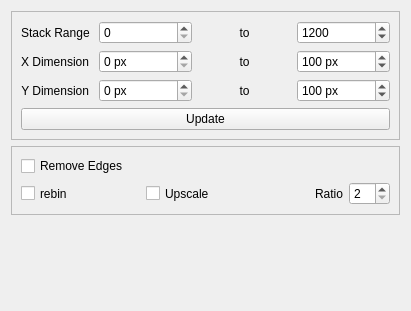
         <widget class="QWidget" name="page">
          <property name="geometry">
           <rect>
            <x>0</x>
            <y>0</y>
            <width>411</width>
            <height>311</height>
           </rect>
          </property>
          <attribute name="label">
           <string>Adjust Image Dimensions</string>
          </attribute>
          <layout class="QGridLayout" name="gridLayout_21">
           <item row="0" column="0">
            <widget class="QFrame" name="frame_7">
             <property name="sizePolicy">
              <sizepolicy hsizetype="Minimum" vsizetype="Preferred">
               <horstretch>0</horstretch>
               <verstretch>0</verstretch>
              </sizepolicy>
             </property>
             <property name="styleSheet">
              <string notr="true"/>
             </property>
             <property name="frameShape">
              <enum>QFrame::StyledPanel</enum>
             </property>
             <property name="frameShadow">
              <enum>QFrame::Raised</enum>
             </property>
             <layout class="QGridLayout" name="gridLayout_30">
              <item row="0" column="0">
               <layout class="QGridLayout" name="gridLayout_17">
                <property name="sizeConstraint">
                 <enum>QLayout::SetMinimumSize</enum>
                </property>
                <item row="0" column="1">
                 <widget class="QSpinBox" name="sb_zrange1">
                  <property name="sizePolicy">
                   <sizepolicy hsizetype="Preferred" vsizetype="Fixed">
                    <horstretch>0</horstretch>
                    <verstretch>0</verstretch>
                   </sizepolicy>
                  </property>
                  <property name="minimum">
                   <number>0</number>
                  </property>
                  <property name="maximum">
                   <number>500</number>
                  </property>
                  <property name="value">
                   <number>0</number>
                  </property>
                  <property name="displayIntegerBase">
                   <number>10</number>
                  </property>
                 </widget>
                </item>
                <item row="0" column="3">
                 <widget class="QSpinBox" name="sb_zrange2">
                  <property name="sizePolicy">
                   <sizepolicy hsizetype="Preferred" vsizetype="Fixed">
                    <horstretch>0</horstretch>
                    <verstretch>0</verstretch>
                   </sizepolicy>
                  </property>
                  <property name="minimum">
                   <number>1</number>
                  </property>
                  <property name="maximum">
                   <number>5000</number>
                  </property>
                  <property name="value">
                   <number>1200</number>
                  </property>
                  <property name="displayIntegerBase">
                   <number>10</number>
                  </property>
                 </widget>
                </item>
                <item row="2" column="3">
                 <widget class="QSpinBox" name="sb_yrange2">
                  <property name="sizePolicy">
                   <sizepolicy hsizetype="Preferred" vsizetype="Fixed">
                    <horstretch>0</horstretch>
                    <verstretch>0</verstretch>
                   </sizepolicy>
                  </property>
                  <property name="readOnly">
                   <bool>false</bool>
                  </property>
                  <property name="suffix">
                   <string> px</string>
                  </property>
                  <property name="minimum">
                   <number>1</number>
                  </property>
                  <property name="maximum">
                   <number>10000</number>
                  </property>
                  <property name="value">
                   <number>100</number>
                  </property>
                 </widget>
                </item>
                <item row="1" column="3">
                 <widget class="QSpinBox" name="sb_xrange2">
                  <property name="sizePolicy">
                   <sizepolicy hsizetype="Preferred" vsizetype="Fixed">
                    <horstretch>0</horstretch>
                    <verstretch>0</verstretch>
                   </sizepolicy>
                  </property>
                  <property name="readOnly">
                   <bool>false</bool>
                  </property>
                  <property name="suffix">
                   <string> px</string>
                  </property>
                  <property name="minimum">
                   <number>1</number>
                  </property>
                  <property name="maximum">
                   <number>10000</number>
                  </property>
                  <property name="value">
                   <number>100</number>
                  </property>
                 </widget>
                </item>
                <item row="1" column="1">
                 <widget class="QSpinBox" name="sb_xrange1">
                  <property name="sizePolicy">
                   <sizepolicy hsizetype="Preferred" vsizetype="Fixed">
                    <horstretch>0</horstretch>
                    <verstretch>0</verstretch>
                   </sizepolicy>
                  </property>
                  <property name="readOnly">
                   <bool>false</bool>
                  </property>
                  <property name="suffix">
                   <string> px</string>
                  </property>
                  <property name="minimum">
                   <number>0</number>
                  </property>
                  <property name="maximum">
                   <number>10000</number>
                  </property>
                  <property name="value">
                   <number>0</number>
                  </property>
                 </widget>
                </item>
                <item row="2" column="0">
                 <widget class="QLabel" name="label_15">
                  <property name="sizePolicy">
                   <sizepolicy hsizetype="Fixed" vsizetype="Preferred">
                    <horstretch>0</horstretch>
                    <verstretch>0</verstretch>
                   </sizepolicy>
                  </property>
                  <property name="text">
                   <string>Y Dimension</string>
                  </property>
                  <property name="alignment">
                   <set>Qt::AlignRight|Qt::AlignTrailing|Qt::AlignVCenter</set>
                  </property>
                 </widget>
                </item>
                <item row="2" column="1">
                 <widget class="QSpinBox" name="sb_yrange1">
                  <property name="sizePolicy">
                   <sizepolicy hsizetype="Preferred" vsizetype="Fixed">
                    <horstretch>0</horstretch>
                    <verstretch>0</verstretch>
                   </sizepolicy>
                  </property>
                  <property name="readOnly">
                   <bool>false</bool>
                  </property>
                  <property name="suffix">
                   <string> px</string>
                  </property>
                  <property name="minimum">
                   <number>0</number>
                  </property>
                  <property name="maximum">
                   <number>10000</number>
                  </property>
                  <property name="value">
                   <number>0</number>
                  </property>
                 </widget>
                </item>
                <item row="1" column="0">
                 <widget class="QLabel" name="label_19">
                  <property name="sizePolicy">
                   <sizepolicy hsizetype="Fixed" vsizetype="Preferred">
                    <horstretch>0</horstretch>
                    <verstretch>0</verstretch>
                   </sizepolicy>
                  </property>
                  <property name="text">
                   <string>X Dimension</string>
                  </property>
                  <property name="alignment">
                   <set>Qt::AlignRight|Qt::AlignTrailing|Qt::AlignVCenter</set>
                  </property>
                 </widget>
                </item>
                <item row="0" column="0">
                 <widget class="QLabel" name="label_20">
                  <property name="sizePolicy">
                   <sizepolicy hsizetype="Fixed" vsizetype="Preferred">
                    <horstretch>0</horstretch>
                    <verstretch>0</verstretch>
                   </sizepolicy>
                  </property>
                  <property name="text">
                   <string>Stack Range </string>
                  </property>
                  <property name="alignment">
                   <set>Qt::AlignRight|Qt::AlignTrailing|Qt::AlignVCenter</set>
                  </property>
                 </widget>
                </item>
                <item row="2" column="2">
                 <widget class="QLabel" name="label_9">
                  <property name="text">
                   <string>to</string>
                  </property>
                  <property name="alignment">
                   <set>Qt::AlignCenter</set>
                  </property>
                 </widget>
                </item>
                <item row="1" column="2">
                 <widget class="QLabel" name="label_5">
                  <property name="text">
                   <string>to</string>
                  </property>
                  <property name="alignment">
                   <set>Qt::AlignCenter</set>
                  </property>
                 </widget>
                </item>
                <item row="0" column="2">
                 <widget class="QLabel" name="label_22">
                  <property name="sizePolicy">
                   <sizepolicy hsizetype="Preferred" vsizetype="Preferred">
                    <horstretch>0</horstretch>
                    <verstretch>0</verstretch>
                   </sizepolicy>
                  </property>
                  <property name="text">
                   <string>to</string>
                  </property>
                  <property name="alignment">
                   <set>Qt::AlignCenter</set>
                  </property>
                 </widget>
                </item>
               </layout>
              </item>
              <item row="1" column="0">
               <widget class="QPushButton" name="pb_crop">
                <property name="sizePolicy">
                 <sizepolicy hsizetype="Preferred" vsizetype="Fixed">
                  <horstretch>0</horstretch>
                  <verstretch>0</verstretch>
                 </sizepolicy>
                </property>
                <property name="toolTip">
                 <string>Adjust the dimensions of the image</string>
                </property>
                <property name="styleSheet">
                 <string notr="true"/>
                </property>
                <property name="text">
                 <string>Update</string>
                </property>
               </widget>
              </item>
             </layout>
            </widget>
           </item>
           <item row="1" column="0">
            <widget class="QFrame" name="frame_6">
             <property name="sizePolicy">
              <sizepolicy hsizetype="Preferred" vsizetype="Preferred">
               <horstretch>0</horstretch>
               <verstretch>0</verstretch>
              </sizepolicy>
             </property>
             <property name="frameShape">
              <enum>QFrame::StyledPanel</enum>
             </property>
             <property name="frameShadow">
              <enum>QFrame::Raised</enum>
             </property>
             <layout class="QGridLayout" name="gridLayout_25">
              <item row="0" column="0">
               <widget class="QCheckBox" name="cb_remove_edges">
                <property name="sizePolicy">
                 <sizepolicy hsizetype="Preferred" vsizetype="Preferred">
                  <horstretch>0</horstretch>
                  <verstretch>0</verstretch>
                 </sizepolicy>
                </property>
                <property name="toolTip">
                 <string>Removes one column/row from all four edges</string>
                </property>
                <property name="text">
                 <string>Remove Edges</string>
                </property>
               </widget>
              </item>
              <item row="1" column="0">
               <widget class="QCheckBox" name="cb_rebin">
                <property name="enabled">
                 <bool>true</bool>
                </property>
                <property name="sizePolicy">
                 <sizepolicy hsizetype="Preferred" vsizetype="Preferred">
                  <horstretch>0</horstretch>
                  <verstretch>0</verstretch>
                 </sizepolicy>
                </property>
                <property name="text">
                 <string>rebin</string>
                </property>
               </widget>
              </item>
              <item row="1" column="1">
               <widget class="QCheckBox" name="cb_upscale">
                <property name="enabled">
                 <bool>true</bool>
                </property>
                <property name="sizePolicy">
                 <sizepolicy hsizetype="Preferred" vsizetype="Preferred">
                  <horstretch>0</horstretch>
                  <verstretch>0</verstretch>
                 </sizepolicy>
                </property>
                <property name="text">
                 <string>Upscale</string>
                </property>
               </widget>
              </item>
              <item row="1" column="2">
               <layout class="QHBoxLayout" name="horizontalLayout">
                <item>
                 <widget class="QLabel" name="label_12">
                  <property name="text">
                   <string>Ratio</string>
                  </property>
                  <property name="alignment">
                   <set>Qt::AlignRight|Qt::AlignTrailing|Qt::AlignVCenter</set>
                  </property>
                 </widget>
                </item>
                <item>
                 <widget class="QSpinBox" name="sb_scaling_factor">
                  <property name="enabled">
                   <bool>true</bool>
                  </property>
                  <property name="sizePolicy">
                   <sizepolicy hsizetype="Fixed" vsizetype="Fixed">
                    <horstretch>0</horstretch>
                    <verstretch>0</verstretch>
                   </sizepolicy>
                  </property>
                  <property name="styleSheet">
                   <string notr="true">font: 10pt &quot;MS Shell Dlg 2&quot;;</string>
                  </property>
                  <property name="minimum">
                   <number>2</number>
                  </property>
                  <property name="maximum">
                   <number>16</number>
                  </property>
                  <property name="singleStep">
                   <number>2</number>
                  </property>
                  <property name="value">
                   <number>2</number>
                  </property>
                 </widget>
                </item>
               </layout>
              </item>
             </layout>
            </widget>
           </item>
           <item row="2" column="0">
            <spacer name="verticalSpacer_7">
             <property name="orientation">
              <enum>Qt::Vertical</enum>
             </property>
             <property name="sizeHint" stdset="0">
              <size>
               <width>20</width>
               <height>40</height>
              </size>
             </property>
            </spacer>
           </item>
          </layout>
         </widget>
